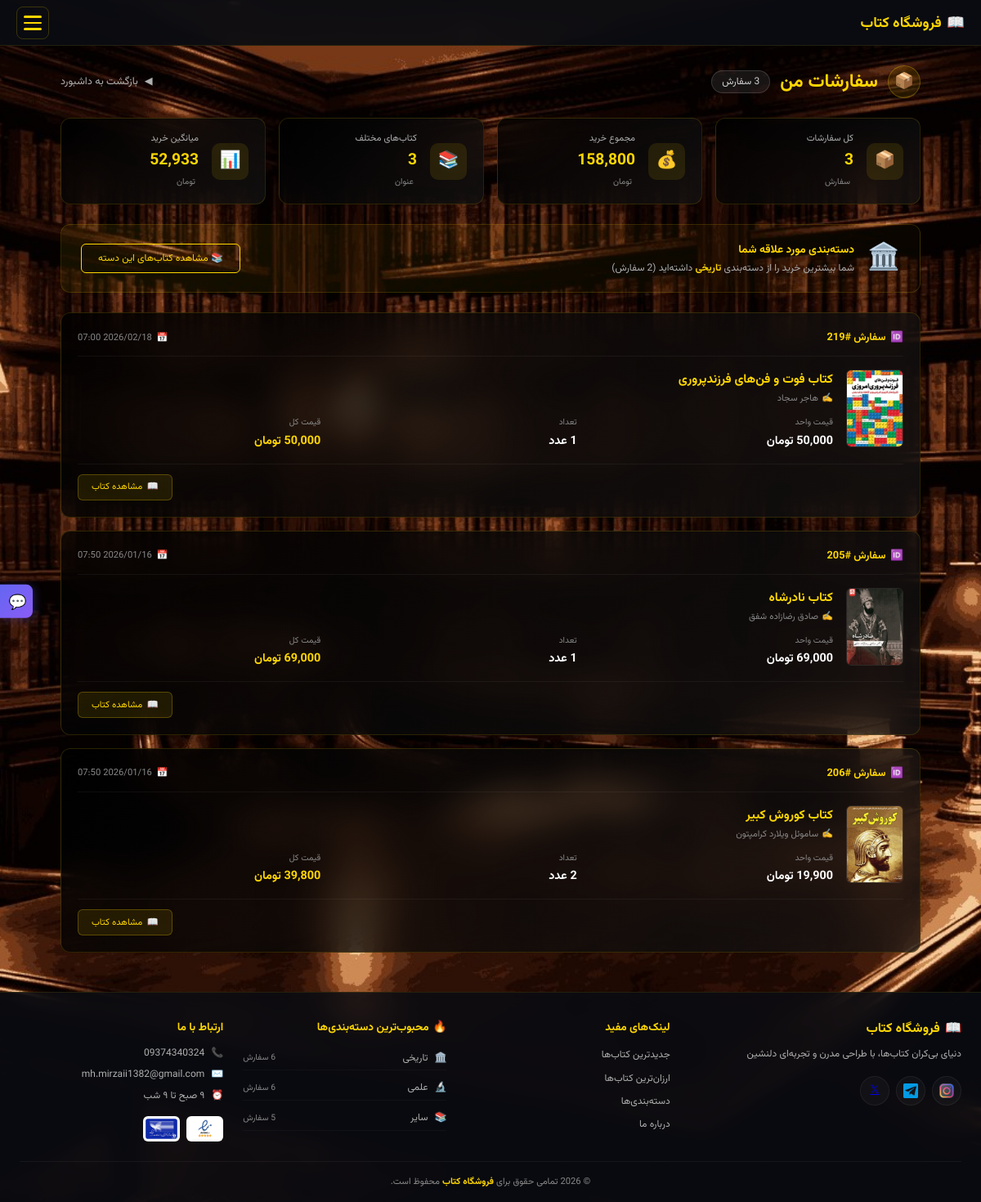
Page /user/my_orders.php (signed in) on the committed database.
### tables this page shows
CREATE TABLE `orders` (
  `order_id` int(11) NOT NULL,
  `user_id` int(11) NOT NULL,
  `book_id` int(11) NOT NULL,
  `order_date` timestamp NOT NULL DEFAULT current_timestamp(),
  `quantity` int(11) NOT NULL,
  `total_price` int(11) NOT NULL
);

CREATE TABLE `books` (
  `book_id` int(11) NOT NULL,
  `name` varchar(100) NOT NULL,
  `author` varchar(100) NOT NULL,
  `publication_year` year(4) NOT NULL,
  `image` varchar(255) NOT NULL,
  `category_id` int(11) DEFAULT NULL,
  `price` int(11) NOT NULL,
  `caption` text DEFAULT NULL,
  `created_at` timestamp NOT NULL DEFAULT current_timestamp(),
  `description` text DEFAULT NULL
);

CREATE TABLE `categories` (
  `category_id` int(11) NOT NULL,
  `category_name` varchar(50) NOT NULL,
  `category_slug` varchar(50) NOT NULL,
  `category_icon` varchar(50) DEFAULT NULL,
  `category_description` text DEFAULT NULL,
  `parent_id` int(11) DEFAULT NULL,
  `created_at` timestamp NOT NULL DEFAULT current_timestamp()
);

### user/my_orders.php (the view, shortened to what this page needs)
<?php
include '../database/config.php';
$isLoggedIn = isset($_SESSION['user_id']);
$user_id = $isLoggedIn ? $_SESSION['user_id'] : null;
$page = isset($_GET['page']) ? max(1, intval($_GET['page'])) : 1;
$per_page = 10;
$offset = ($page - 1) * $per_page;
$count_stmt = $conn->prepare("SELECT COUNT(*) as total FROM orders WHERE user_id = ?");
$count_stmt->bind_param('i', $user_id);
$count_stmt->execute();
$total_orders = $count_stmt->get_result()->fetch_assoc()['total'];
$orders = [];
$stmt = $conn->prepare("
    SELECT o.order_id, o.quantity, o.total_price, o.order_date,
           b.book_id, b.name as book_name, b.image, b.author as book_author, b.price as unit_price
    FROM orders o
    JOIN books b ON o.book_id = b.book_id
    WHERE o.user_id = ?
    ORDER BY o.order_date DESC
    LIMIT ? OFFSET ?
");
$stmt->bind_param('iii', $user_id, $per_page, $offset);
$stmt->execute();
$result = $stmt->get_result();
while ($row = $result->fetch_assoc()) {
    $orders[] = $row;
}
$stats_stmt = $conn->prepare("
    SELECT
        COUNT(*) as total_orders,
        COALESCE(SUM(total_price), 0) as total_spent,
        COUNT(DISTINCT book_id) as unique_books,
        AVG(total_price) as avg_order_value,
        MAX(order_date) as last_order_date
    FROM orders
    WHERE user_id = ?
");
$stats_stmt->bind_param('i', $user_id);
$stats_stmt->execute();
$stats = $stats_stmt->get_result()->fetch_assoc();
$favorite_category = null;
$cat_stmt = $conn->prepare("
    SELECT c.category_name, c.category_icon, COUNT(*) as count
    FROM orders o
    JOIN books b ON o.book_id = b.book_id
    LEFT JOIN categories c ON b.category_id = c.category_id
    WHERE o.user_id = ?
    GROUP BY c.category_id
    ORDER BY count DESC
    LIMIT 1
");
$cat_stmt->bind_param('i', $user_id);
$cat_stmt->execute();
$cat_result = $cat_stmt->get_result();
if ($cat_result->num_rows > 0) {
    $favorite_category = $cat_result->fetch_assoc();
}
?>
<link rel="stylesheet" href="../static/css/my_order.css">
<div class="orders-container">
    <div class="page-header">
        <div class="page-title-section">
            <div class="page-icon">
                <span>📦</span>
            </div>
            <h1 class="page-title">سفارشات من</h1>
            <span class="order-count"><?= $total_orders ?> سفارش</span>
        </div>
        <a href="dashboard.php" class="back-link">
            <span>◀</span>
            <span>بازگشت به داشبورد</span>
        </a>
    </div>
    <div class="stats-grid">
        <div class="stat-card">
            <div class="stat-icon">📦</div>
            <div class="stat-content">
                <div class="stat-label">کل سفارشات</div>
                <div class="stat-value"><?= number_format($stats['total_orders'] ?? 0) ?></div>
                <span class="stat-unit">سفارش</span>
            </div>
        </div>
        <div class="stat-card">
            <div class="stat-icon">💰</div>
            <div class="stat-content">
                <div class="stat-label">مجموع خرید</div>
                <div class="stat-value"><?= number_format($stats['total_spent'] ?? 0) ?></div>
                <span class="stat-unit">تومان</span>
            </div>
        </div>
        <div class="stat-card">
            <div class="stat-icon">📚</div>
            <div class="stat-content">
                <div class="stat-label">کتاب‌های مختلف</div>
                <div class="stat-value"><?= number_format($stats['unique_books'] ?? 0) ?></div>
                <span class="stat-unit">عنوان</span>
            </div>
        </div>
        <div class="stat-card">
            <div class="stat-icon">📊</div>
            <div class="stat-content">
                <div class="stat-label">میانگین خرید</div>
                <div class="stat-value"><?= number_format($stats['avg_order_value'] ?? 0) ?></div>
                <span class="stat-unit">تومان</span>
            </div>
        </div>
    </div>
    <?php if ($favorite_category): ?>
        <div class="favorite-banner">
            <div class="favorite-icon"><?= htmlspecialchars($favorite_category['category_icon'] ?? '📚') ?></div>
            <div class="favorite-content">
                <div class="favorite-title">دسته‌بندی مورد علاقه شما</div>
                <div class="favorite-text">
                    شما بیشترین خرید را از دسته‌بندی <strong style="color: var(--primary-color);"><?= htmlspecialchars($favorite_category['category_name']) ?></strong> داشته‌اید (<?= $favorite_category['count'] ?> سفارش)
                </div>
            </div>
            <a href="books.php?category=<?= $favorite_category['category_name'] ?>" class="btn-category">
                <span>📚</span>
                مشاهده کتاب‌های این دسته
            </a>
        </div>
    <?php endif; ?>
    <?php if (empty($orders)): ?>
        <div class="empty-state">
            <div class="empty-icon">🛒</div>
            <h3>هنوز سفارشی ثبت نکرده‌اید</h3>
            <p>کتاب‌های مورد علاقه خود را انتخاب و سفارش دهید.</p>
            <a href="books.php" class="btn-browse">
                <span>📚</span>
                <span>مشاهده کتاب‌ها</span>
            </a>
        </div>
    <?php else: ?>
        <div class="orders-list">
            <?php foreach ($orders as $order): ?>
                <div class="order-card">
                    <div class="order-header">
                        <span class="order-id">
                            <span>🆔</span>
                            سفارش #<?= $order['order_id'] ?>
                        </span>
                        <span class="order-date">
                            <span>📅</span>
                            <?= date('Y/m/d H:i', strtotime($order['order_date'])) ?>
                        </span>
                    </div>
                    <div class="order-body">
                        <div class="book-image">
                            <img src="../<?= htmlspecialchars($order['image']) ?>" alt="<?= htmlspecialchars($order['book_name']) ?>" onerror="this.src='../static/images/placeholder-book.jpg'">
                        </div>
                        <div class="order-details">
                            <a href="book_details.php?id=<?= $order['book_id'] ?>" class="book-name">
                                <?= htmlspecialchars($order['book_name']) ?>
                            </a>
                            <div class="book-author">
                                <span>✍️</span>
                                <?= htmlspecialchars($order['book_author'] ?? 'نویسنده نامشخص') ?>
                            </div>
                            <div class="order-info-grid">
                                <div class="info-item">
                                    <span class="info-label">قیمت واحد</span>
                                    <span class="info-value"><?= number_format($order['unit_price']) ?> تومان</span>
                                </div>
                                <div class="info-item">
                                    <span class="info-label">تعداد</span>
                                    <span class="info-value"><?= $order['quantity'] ?> عدد</span>
                                </div>
                                <div class="info-item">
                                    <span class="info-label">قیمت کل</span>
                                    <span class="info-value price"><?= number_format($order['total_price']) ?> تومان</span>
                                </div>
                            </div>
                        </div>
                    </div>
                    <div class="order-actions">
                        <a href="book_details.php?id=<?= $order['book_id'] ?>" class="btn-view-book">
                            <span>📖</span>
                            مشاهده کتاب
                        </a>
                    </div>
                </div>
            <?php endforeach; ?>
        </div>
    <?php endif; ?>
</div>
<?php
$content = ob_get_clean();
include '../includes/header-footer.php';
?>

### includes/header-footer.php (shortened to what this page needs)
<?php
$isLoggedIn = $isLoggedIn ?? false;
include_once __DIR__ . '/../database/config.php';
$social_links = [
    'instagram' => 'https://instagram.com/Hoseiin_28',
    'telegram'   => 'https://t.me/Hoseiin_28',
    'twitter'    => '#'
];
$popular_categories = [];
$cat_query = "
    SELECT c.category_id, c.category_name, c.category_icon, c.category_slug,
           COUNT(o.order_id) as order_count
    FROM categories c
    LEFT JOIN books b ON c.category_id = b.category_id
    LEFT JOIN orders o ON b.book_id = o.book_id
    GROUP BY c.category_id
    HAVING order_count > 0
    ORDER BY order_count DESC
    LIMIT 3
";
$cat_result = $conn->query($cat_query);
while ($cat = $cat_result->fetch_assoc()) {
    $popular_categories[] = $cat;
}
?>
<!DOCTYPE html>
<html lang="fa" dir="rtl">
<head>
    <link rel="stylesheet" href="../static/css/header-footer.css">
</head>
<body>
    <?php if ($isLoggedIn): ?>
    <div class="chat-trigger" id="chatTrigger">
        <span>💬</span>
    </div>
    <?php endif; ?>
    <header class="main-header">
        <div class="header-container">
            <a href="/new-web/user/index.php" class="header-logo">
                <span>📖</span>
                <span>فروشگاه کتاب</span>
            </a>
            <button class="hamburger-btn" id="hamburgerBtn">
                <span></span>
                <span></span>
                <span></span>
            </button>
        </div>
    </header>
    <div class="header-spacer"></div>
    <?php echo $content ?? ''; ?>
    <footer class="main-footer">
        <div class="footer-container">
            <div class="footer-grid">
                <div class="footer-col">
                    <a href="/new-web/index.php" class="footer-logo">
                        <span>📖</span>
                        <span>فروشگاه کتاب</span>
                    </a>
                    <p class="footer-desc">دنیای بی‌کران کتاب‌ها، با طراحی مدرن و تجربه‌ای دلنشین</p>
                    <div class="footer-social">
                        <?php if (!empty($social_links['instagram'])): ?>
                        <a href="<?= htmlspecialchars($social_links['instagram']) ?>" target="_blank" rel="noopener" class="social-link">
                            <img src="../static/images/icon-instagram.png" alt="Instagram">
                        </a>
                        <?php endif; ?>
                        <?php if (!empty($social_links['telegram'])): ?>
                        <a href="<?= htmlspecialchars($social_links['telegram']) ?>" target="_blank" rel="noopener" class="social-link">
                            <img src="/new-web/static/images/icon-telegram.png" alt="Telegram">
                        </a>
                        <?php endif; ?>
                        <?php if (!empty($social_links['twitter'])): ?>
                        <a href="<?= htmlspecialchars($social_links['twitter']) ?>" target="_blank" rel="noopener" class="social-link">
                            <span>𝕏</span>
                        </a>
                        <?php endif; ?>
                    </div>
                </div>
                <div class="footer-col">
                    <h4>لینک‌های مفید</h4>
                    <ul class="footer-links">
                        <li><a href="/new-web/user/books.php?sort=latest">جدیدترین کتاب‌ها</a></li>
                        <li><a href="/new-web/user/books.php?sort=price_asc">ارزان‌ترین کتاب‌ها</a></li>
                        <li><a href="/new-web/user/categories.php">دسته‌بندی‌ها</a></li>
                        <li><a href="/new-web/user/about.php">درباره ما</a></li>
                    </ul>
                </div>
                <div class="footer-col">
                    <h4><span>🔥</span> محبوب‌ترین دسته‌بندی‌ها</h4>
                    <?php if (!empty($popular_categories)): ?>
                    <div class="popular-list">
                        <?php foreach ($popular_categories as $index => $cat): ?>
                        <a href="/new-web/user/books.php?category=<?= $cat['category_id'] ?>" class="popular-item">
                            <span><?= htmlspecialchars($cat['category_icon'] ?? '📚') ?></span>
                            <span class="popular-name"><?= htmlspecialchars($cat['category_name']) ?></span>
                            <span class="popular-count"><?= $cat['order_count'] ?> سفارش</span>
                        </a>
                        <?php endforeach; ?>
                    </div>
                    <?php endif; ?>
                </div>
                <div class="footer-col">
                    <h4>ارتباط با ما</h4>
                    <div class="contact-info">
                        <div class="contact-item">
                            <span>📞</span>
                            <span>09374340324</span>
                        </div>
                        <div class="contact-item">
                            <span>✉️</span>
                            <span>mh.mirzaii1382@gmail.com</span>
                        </div>
                        <div class="contact-item">
                            <span>⏰</span>
                            <span>۹ صبح تا ۹ شب</span>
                        </div>
                    </div>
                    <div class="trust-badges">
                        <img src="/new-web/static/images/enamad.png" alt="نماد اعتماد">
                        <img src="/new-web/static/images/shaparak.jpg" alt="درگاه پرداخت">
                    </div>
                </div>
            </div>
            <div class="footer-bottom">
                <p>© 2026 تمامی حقوق برای <strong>فروشگاه کتاب</strong> محفوظ است.</p>
            </div>
        </div>
    </footer>
</body>
</html>

### rows in the picture
orders: order_id "219", order_date "2026/02/18 07:00", book.image (picture), book.name "کتاب فوت‌ و فن‌های فرزندپروری", book.author "هاجر سجاد", total_price "50,000"
orders: order_id "205", order_date "2026/01/16 07:50", book.image (picture), book.name "کتاب نادرشاه", book.author "صادق رضازاده شفق", total_price "69,000"
orders: order_id "206", order_date "2026/01/16 07:50", book.image (picture), book.name "کتاب کوروش کبیر", book.author "ساموئل ویلارد کرامپتون", total_price "39,800"
categories: category_icon "🏛️", category_name "تاریخی"
categories: category_icon "🔬", category_name "علمی"
categories: category_icon "📚", category_name "سایر"

### other values in the picture
$stats['total_orders'] "3"
$stats['total_spent'] "158,800"
$stats['unique_books'] "3"
$stats['avg_order_value'] "52,933"
$favorite_category['category_icon'] "🏛️"
$favorite_category['category_name'] "تاریخی"
